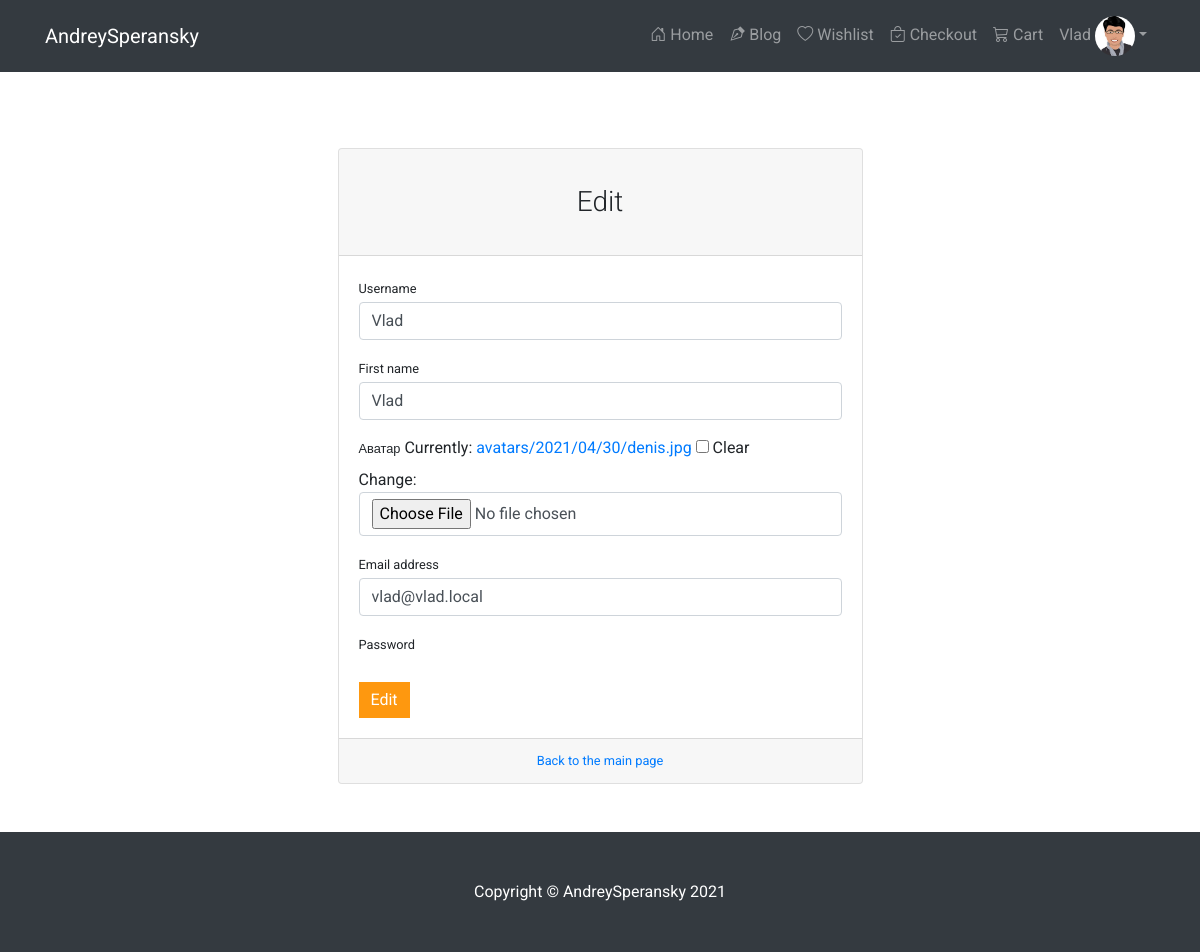
Screenshot of /auth/edit/ (signed in) with the database file from the repository.
### authapp/models.py (models this page shows, shortened)
class ShopUser(AbstractUser):
    avatar = models.ImageField(upload_to='avatars/%Y/%m/%d/', verbose_name='аватар', blank=True)

### authapp/views.py (the view)
# urls.py: path('edit/', edit, name='edit'),
@login_required
def edit(request):
    title = 'Редактирование'
    if request.method == 'POST':
        edit_form = ShopUserEditForm(request.POST, request.FILES, instance=request.user)
        if edit_form.is_valid():
            edit_form.save()
            return HttpResponseRedirect(reverse('auth:edit'))
    else:
        edit_form = ShopUserEditForm(instance=request.user)
    context = {'title': title, 'edit_form': edit_form }
    return render(request, 'authapp/edit.html', context=context)

### authapp/forms.py
class ShopUserEditForm(UserChangeForm):
    class Meta:
        model = ShopUser
        fields = ('username', 'first_name', 'avatar', 'email', 'password')
    def __init__(self, *args, **kwargs):
        super().__init__(*args, **kwargs)
        for field_name, field in self.fields.items():
            field.widget.attrs['class'] = 'form-control'
            field.help_text = ''
            if field_name == 'password':
                field.widget = forms.HiddenInput()

### authapp/templates/authapp/edit.html (shortened to what this page needs)
{% extends 'auth_base.html' %}
{% load static %}
{% load crispy_forms_filters %}
{% load crispy_forms_tags %}
{% block content %}
  <div class="container col-md-6 my-5 ">
    <div class="card shadow border-1 rounded-lg mt-5">
      <div class="card-header"><h3 class="text-center font-weight-light my-4">Edit</h3></div>
      <div class="card-body ">
        <form action="{% url 'auth:edit' %}" method="POST" enctype="multipart/form-data">
          {% for f in edit_form %}
            <div class="form-group">
              <label class="small mb-1" for="{{ f.id_for_label }}">{{ f.label }}</label>
              {{ f }}
            </div>
          {% endfor %}
          <div class="form-group d-flex align-items-center  mt-4 mb-0">
            <button type="submit" class="btn btn-primary">Edit</button>
          </div>
        </form>
      </div>
      <div class="card-footer text-center">
        <div class="small"><a href="{% url "main:index" %}">Back to the main page</a></div>
      </div>
    </div>
  </div>
{% endblock %}

### templates/includes/inc_navbar.html (shortened to what this page needs)
<nav class="navbar navbar-expand-lg navbar-dark bg-dark fixed-top">
  <div class="container">
    <a class="navbar-brand" href="#">AndreySperansky</a>
    <div class="collapse navbar-collapse" id="navbarResponsive">
      <ul class="navbar-nav ml-auto">
        <li class="nav-item ">
          <a class="nav-link {% if request.resolver_match.url_name == 'index' %}active{% endif %}" href="{% url 'mainapp:index' %}">
            <i class="bi bi-house-door"></i>
            Home
          </a>
        </li>
        <li class="nav-item ">
          <a class="nav-link {% if request.resolver_match.namespace == 'blog' %}active{% endif %}" href="{% url 'blog:main' %}">
            <i class="bi bi-vector-pen"></i>
            Blog
          </a>
        </li>
        <li class="nav-item">
          <a class="nav-link {% if request.resolver_match.url_name == 'bookmarks' %}active{% endif %}" href="{% url 'mainapp:bookmarks' %}">
          <i class="bi bi-heart"></i>
            Wishlist
          </a>
        </li>
        <li class="nav-item">
          <a class="nav-link {% if request.resolver_match.url_name == 'checkout' %}active{% endif %}" href="{% url 'basketapp:checkout' %}">
            <i class="bi bi-bag-check"></i>
            Checkout
          </a>
        </li>
        <li class="nav-item">
          <a class="nav-link {% if request.resolver_match.url_name == 'cart' %}active{% endif %}" href="{% url 'basketapp:cart' %}">
            <i class="bi bi-cart3"></i>
            Cart
          </a>
        </li>
        {% if user.is_authenticated %}
          <li class="nav-item dropdown">
            <a class="nav-link dropdown-toggle" id="userDropdown" href="#" role="button" data-toggle="dropdown"
               aria-haspopup="true" aria-expanded="false">{{ user.first_name|default:'Noname' }} <img
                    src="/media/{{ user.avatar|default:'avatars/avatar-placeholder2.png' }}" alt="..."
                    class="rounded-circle" width="40"></a>
          </li>
        {% endif %}
      </ul>
    </div>
  </div>
</nav>

### myshop/static/css/main.css (style rules this page uses)
body { display: flex; flex-direction: column; padding-top: 100px; min-height: 100vh; font-family: 'Roboto', sans-serif; background: none; position: relative; font-weight:400; }
ul li { list-style: none; }
a { -webkit-transition: 300ms; -moz-transition: 300ms; -o-transition: 300ms; transition: 300ms; }
h1, h2, h3, h4, h5, h6 { font-family: 'Roboto', sans-serif; }
.dropdown-toggle { margin-top: 0 !important; }
.navbar-collapse.collapse { padding-left: 0; }
.navbar-nav { align-items: baseline; }
.btn-primary { background: #FE980F; color: #FFFFFF; border: 0 none; border-radius: 0; }
.btn.btn-primary { background:#FE980F; border: 0 none; border-radius: 0; }

### rows the page displays
ShopUser: first_name "Vlad", avatar (picture), edit_form "Vlad" "Vlad" "vlad@vlad.local"

### other values shown
{{ f.label }} "Username" "First name" "Аватар" "Email address" "Password"
